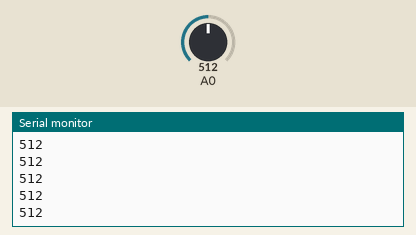
The sketch below on a simulated Arduino Uno, built with avr-gcc and run on an emulated ATmega328P. Parts: the last lines printed to the serial monitor. Inputs (shaded band) come from the test bench; at power-on: A0 = 512.

Above: at 1.2 s.
1.3 s: A0 set to 716
At 1.56 s:
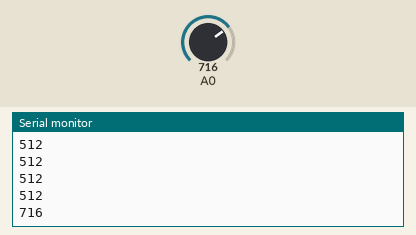
2.8 s: A0 set to 900
At 2.96 s:
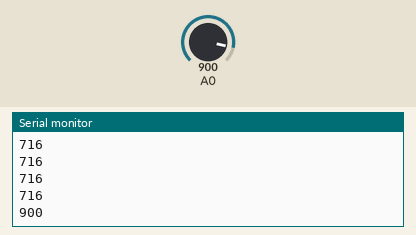
Timing chart, 0 to 5.8 s (numbered marks = the images above; inputs shaded):
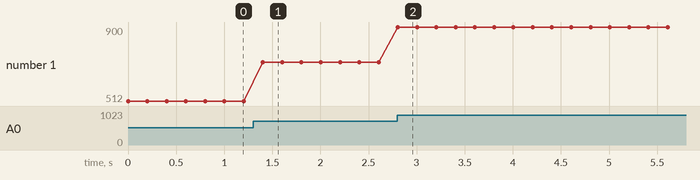

The sketch:

A001_Potenziometro.ino
```cpp
/*
8.1 - Lettura potenziometro

Collegare un potenziometro al pin A0
*/

void setup() {
  //imposto la seriale
	Serial.begin(9600);
  // attendo che la seriale sia pronta
  while (!Serial);
}

void loop() {
  //leggo il valore sul pin
	int n = analogRead(A0);
  //lo stampo
	Serial.println(n);
  //attendo alcuni ms tra una lettura e l'altra
	delay(200);
}
```

Measured:
- after the input at 1.3 s, the serial monitor: prints a new line after 0.10 s (image 1)
- after the input at 2.8 s, the serial monitor: prints a new line at once (image 2)
- plotted number 1: 512 → 716 after the input at 1.3 s, 716 → 900 after the input at 2.8 s
